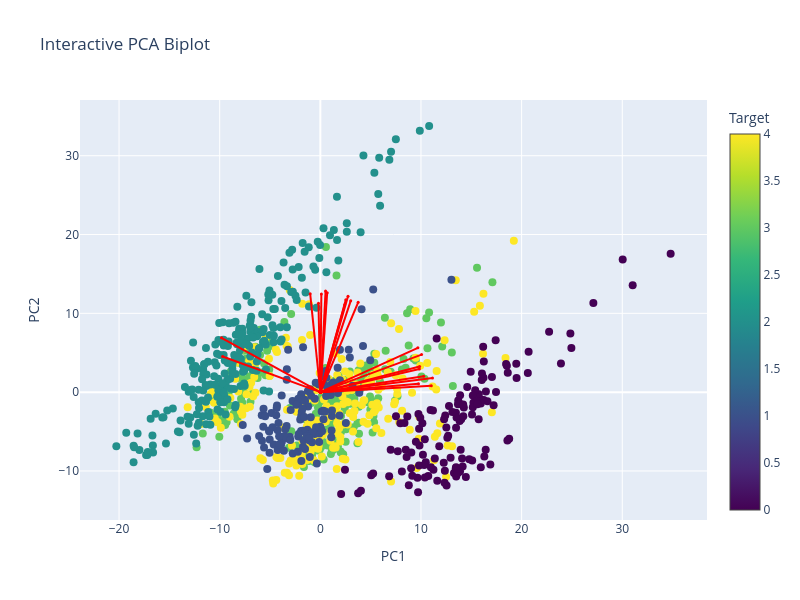

The notebook cell saved with this chart:
### Code cell
# Prepare data
X = df_clean_2.iloc[:, :-1].values  # All columns except the last as features
y = df_clean_2.iloc[:, -1].values   # Last column as target variable

# Convert categorical target to numeric if necessary
if y.dtype == 'object' or y.dtype.name == 'category':
    le = LabelEncoder()
    y = le.fit_transform(y)  # Converts categorical labels into numeric labels

# Scale the data
scaler = StandardScaler()
X = scaler.fit_transform(X)    

# PCA transformation
pca = PCA()
x_new = pca.fit_transform(X)

# Get the PCA loadings (components_ is shape: [n_components, n_features])
loadings = pca.components_

# Number of top variables to show per PC
top_n = 10

# Get top variables per PC by absolute contribution
top_vars = set()
for i in range(2):  # for PC1, PC2, PC3
    component = loadings[i]
    top_indices = np.argsort(np.abs(component))[-top_n:]
    top_vars.update(top_indices)

# Convert to sorted list for consistency
selected_vars = sorted(top_vars)

# Plot
interactive_PCA_biplot(x_new[:, 0:2], np.transpose(pca.components_[0:2, :]),
                       labels=df_clean_2.columns[:-1], y=y,
                       selected_vars=selected_vars)

### Figure 1 — Plotly figure (JSON) as saved in the notebook; plotly's stock layout.template omitted (floating-point values rounded to 4 significant figures; data arrays with more than 128 entries replaced by an {"elided": "..."} marker saying what was removed)
{"data": [{"hoverinfo": "text", "marker": {"color": {"elided": "972 int values"}, "colorbar": {"title": {"text": "Target"}}, "colorscale": [[0, "#440154"], [0.1111, "#482878"], [0.2222, "#3e4989"], [0.3333, "#31688e"], [0.4444, "#26828e"], [0.5556, "#1f9e89"], [0.6667, "#35b779"], [0.7778, "#6ece58"], [0.8889, "#b5de2b"], [1, "#fde725"]], "showscale": true, "size": 8}, "mode": "markers", "name": "Samples", "text": {"elided": "972 str values"}, "type": "scatter", "x": {"elided": "972 float values"}, "y": {"elided": "972 float values"}}, {"hoverinfo": "text", "hovertext": "RIGHT_INDEX_speed_Gmean", "line": {"color": "red"}, "marker": {"size": 3}, "mode": "lines+markers", "type": "scatter", "x": [0, 9.752], "y": [0, 1.077]}, {"hoverinfo": "text", "hovertext": "RIGHT_ELBOW_speed_integral", "line": {"color": "red"}, "marker": {"size": 3}, "mode": "lines+markers", "type": "scatter", "x": [0, -0.1851], "y": [0, 11.27]}, {"hoverinfo": "text", "hovertext": "LEFT_INDEX_speed_integral", "line": {"color": "red"}, "marker": {"size": 3}, "mode": "lines+markers", "type": "scatter", "x": [0, 0.6807], "y": [0, 12.61]}, {"hoverinfo": "text", "hovertext": "LEFT_ELBOW_speed_integral", "line": {"color": "red"}, "marker": {"size": 3}, "mode": "lines+markers", "type": "scatter", "x": [0, -1.012], "y": [0, 12.5]}, {"hoverinfo": "text", "hovertext": "LEFT_WRIST_speed_integral", "line": {"color": "red"}, "marker": {"size": 3}, "mode": "lines+markers", "type": "scatter", "x": [0, 0.5192], "y": [0, 12.82]}, {"hoverinfo": "text", "hovertext": "total_arm_speed_Gmean", "line": {"color": "red"}, "marker": {"size": 3}, "mode": "lines+markers", "type": "scatter", "x": [0, 10.06], "y": [0, 4.768]}, {"hoverinfo": "text", "hovertext": "total_arm_speed_peak_mean", "line": {"color": "red"}, "marker": {"size": 3}, "mode": "lines+markers", "type": "scatter", "x": [0, 9.692], "y": [0, 5.624]}, {"hoverinfo": "text", "hovertext": "total_arm_speed_integral", "line": {"color": "red"}, "marker": {"size": 3}, "mode": "lines+markers", "type": "scatter", "x": [0, 0.1003], "y": [0, 12.44]}, {"hoverinfo": "text", "hovertext": "total_arm_jerk_Gmean", "line": {"color": "red"}, "marker": {"size": 3}, "mode": "lines+markers", "type": "scatter", "x": [0, 11.03], "y": [0, 0.8205]}, {"hoverinfo": "text", "hovertext": "total_arm_jerk_peak_mean", "line": {"color": "red"}, "marker": {"size": 3}, "mode": "lines+markers", "type": "scatter", "x": [0, 10.27], "y": [0, 2.017]}, {"hoverinfo": "text", "hovertext": "total_arm_jerk_integral", "line": {"color": "red"}, "marker": {"size": 3}, "mode": "lines+markers", "type": "scatter", "x": [0, 3.76], "y": [0, 11.4]}, {"hoverinfo": "text", "hovertext": "total_arm_acceleration_Gmean", "line": {"color": "red"}, "marker": {"size": 3}, "mode": "lines+markers", "type": "scatter", "x": [0, 11.14], "y": [0, 1.793]}, {"hoverinfo": "text", "hovertext": "total_arm_acceleration_Gstd", "line": {"color": "red"}, "marker": {"size": 3}, "mode": "lines+markers", "type": "scatter", "x": [0, 9.841], "y": [0, 2.924]}, {"hoverinfo": "text", "hovertext": "total_arm_acceleration_peak_mean", "line": {"color": "red"}, "marker": {"size": 3}, "mode": "lines+markers", "type": "scatter", "x": [0, 9.867], "y": [0, 3.257]}, {"hoverinfo": "text", "hovertext": "total_arm_acceleration_integral", "line": {"color": "red"}, "marker": {"size": 3}, "mode": "lines+markers", "type": "scatter", "x": [0, 2.751], "y": [0, 12.16]}, {"hoverinfo": "text", "hovertext": "lwrist_nose_integral", "line": {"color": "red"}, "marker": {"size": 3}, "mode": "lines+markers", "type": "scatter", "x": [0, -9.712], "y": [0, 4.517]}, {"hoverinfo": "text", "hovertext": "lwrist_rhip_ts_range", "line": {"color": "red"}, "marker": {"size": 3}, "mode": "lines+markers", "type": "scatter", "x": [0, 3.018], "y": [0, 11.59]}, {"hoverinfo": "text", "hovertext": "lwrist_lhip_ts_range", "line": {"color": "red"}, "marker": {"size": 3}, "mode": "lines+markers", "type": "scatter", "x": [0, 2.537], "y": [0, 11.74]}, {"hoverinfo": "text", "hovertext": "rwrist_rshoulder_integral", "line": {"color": "red"}, "marker": {"size": 3}, "mode": "lines+markers", "type": "scatter", "x": [0, -9.825], "y": [0, 6.896]}, {"hoverinfo": "text", "hovertext": "left_arm_flex_ts_range", "line": {"color": "red"}, "marker": {"size": 3}, "mode": "lines+markers", "type": "scatter", "x": [0, 2.421], "y": [0, 11.09]}], "layout": {"height": 600, "hovermode": "closest", "showlegend": false, "title": {"text": "Interactive PCA Biplot"}, "width": 800, "xaxis": {"title": {"text": "PC1"}}, "yaxis": {"title": {"text": "PC2"}}}}
